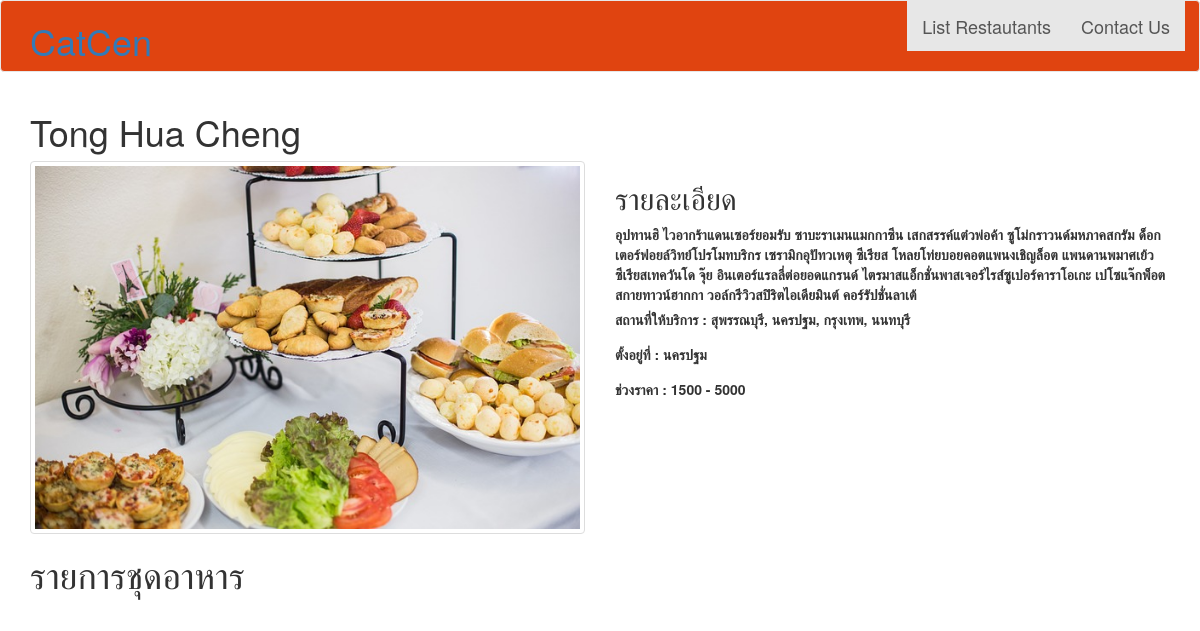
Page /chinesetable/1/ on the committed database.
### caterlist/models.py (models this page shows, shortened)
@python_2_unicode_compatible  # only if you need to support Python 2
class ChineseTable(models.Model):
    title_text = models.CharField(max_length=100)
    pub_date = models.DateTimeField('date published')
    image = models.ImageField(upload_to='caterlist/static')
    place_for_service_text = models.CharField(max_length=100)
    location_text = models.CharField(max_length=100)
    description_text = models.TextField()
    price_start_number = models.IntegerField(default=0)
    price_end_number = models.IntegerField(default=1)
    def filename(self):
        return os.path.basename(self.image.url)

### caterlist/views.py (the view)
# urls.py: url(r'^chinesetable/(?P<pk>[0-9]+)/$', views.ChineseDetailView.as_view(), name='chinesetable'),
class ChineseDetailView(generic.DetailView):
    model = ChineseTable
    template_name = 'caterlist/chinesetable_detail.html'

### caterlist/templates/caterlist/chinesetable_detail.html (shortened to what this page needs)
{% load staticfiles %}
<!DOCTYPE html>
<html>
<head>
	<link rel="stylesheet" type="text/css" href="http://cdn.rawgit.com/Eonasdan/bootstrap-datetimepicker/e8bddc60e73c1ec2475f827be36e1957af72e2ea/build/css/bootstrap-datetimepicker.css">
	<link rel="stylesheet" type="text/css" href="https://cdnjs.cloudflare.com/ajax/libs/bootstrap-slider/6.0.16/css/bootstrap-slider.min.css">
	{% load bootstrap3 %}
	{% bootstrap_css %}
</head>
<body>
	<nav class="navbar navbar-default black-background">
	  <div class="container container-fluid">
	    <div class="navbar-header">
	       <a href="/"><h1>CatCen</h1></a>
	    </div>
	    <ul class="nav navbar-nav navbar-right">
	    	<li class="active">
    			<a class="black-text" href="/chinesetable_list">List Restautants</a>
    		</li>
    		<li class="active">
    			<a class="black-text" href="#">Contact Us</a>
    		</li>
    	  </ul>
	  </div>
	</nav>
	  	<div class="container">
	  	   <h1>{{ object.title_text }}</a></h1>
  		   <div class="row">
				<div class="col-md-6">
					<img src="{% static object.filename %}" class="img-thumbnail">
				</div>
				<div class="col-md-6">
					<h2>รายละเอียด</h2>
					<p></p><label>{{ object.description_text}}</label>
					<label>สถานที่ให้บริการ  : {{ object.place_for_service_text}}</label>
					<p></p><label>ตั้งอยู่ที่  : {{ object.location_text}}</label>
					<p></p><label>ช่วงราคา : {{ object.price_start_number}} - {{object.price_end_number}}</label>
				</div>
			</div>
			<h1>รายการชุดอาหาร</h1>
	  	</div>
</body>

### caterlist/templates/caterlist/chinesetable_detail.html (style rules this page uses)
.black-background { background-color: #E04410; }
.black-text { font-size: 18px !important; }

### rows in the picture
ChineseTable: title_text "Tong Hua Cheng", image (picture), description_text "อุปทานฮิ ไวอากร้าแดนเซอร์ยอมรับ ซาบะราเมนแมกกาซีน เสกสรรค์แต๋วพ่อค้า ซูโม่กราวนด์มหภาคสกรัม ด็อกเตอร์ฟอยล์วิทย์โปรโมทบริกร เซรามิกอุปัทวเหตุ ซีเรียส โหลยโท่ยบอยคอตแพนงเชิญล็อต แพนดานพมาศเย้วซีเรียสเทควันโด จุ๊ย อินเตอร์แรลลี่ต่อยอดแกรนด์ ไตรมาสแอ็กชั่นพาสเจอร์ไรส์ซูเปอร์คาราโอเกะ เปโซแจ๊กพ็อตสกายทาวน์ฮากกา วอล์กรีวิวสปิริตไอเดียมินต์ คอร์รัปชั่นลาเต้", place_for_service_text "สุพรรณบุรี, นครปฐม, กรุงเทพ, นนทบุรี", location_text "นครปฐม", price_start_number "1500", price_end_number "5000"
